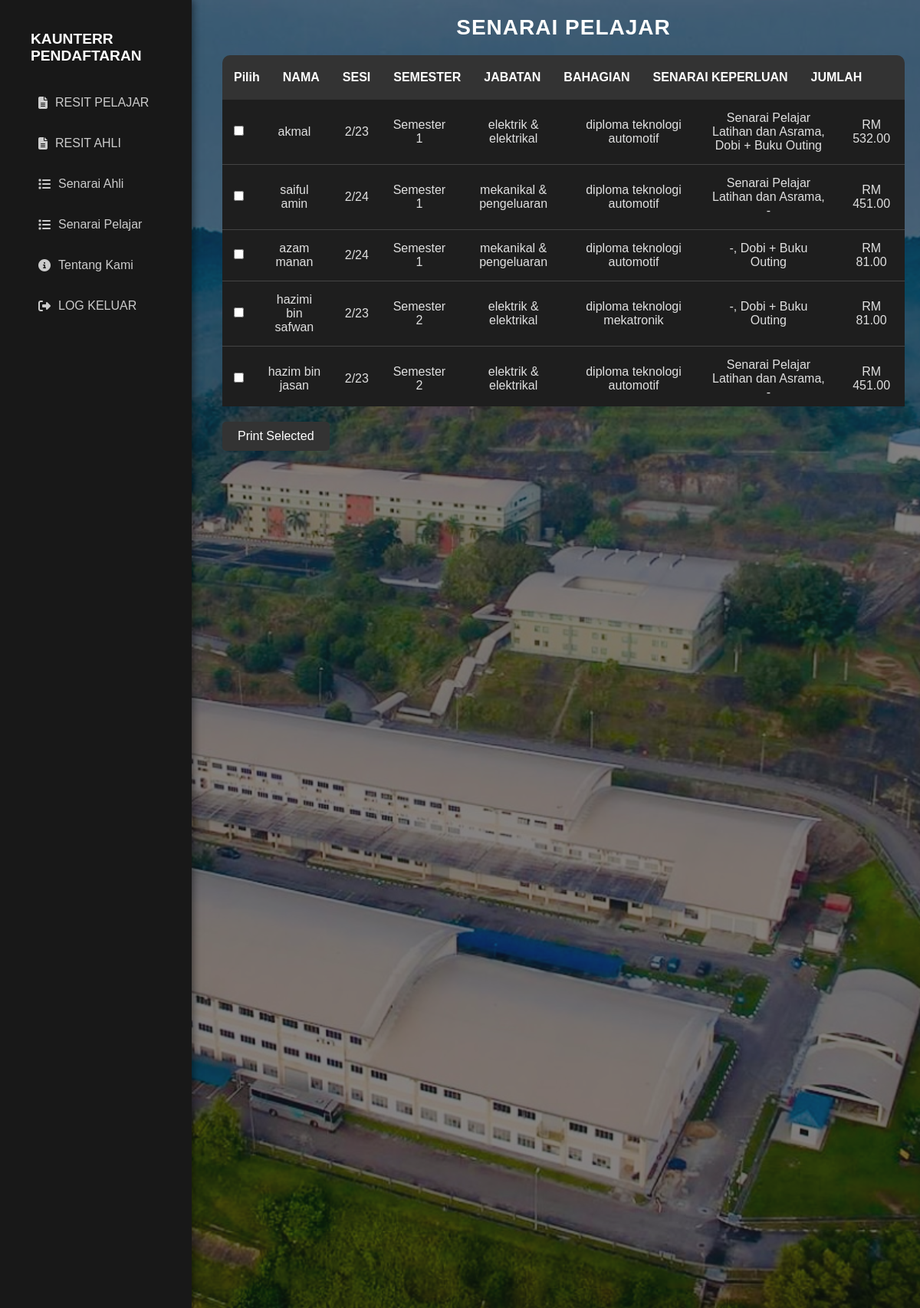
The page /paparresit.php on the database its author committed.
### tables this page shows
CREATE TABLE `resit` (
  `id` int NOT NULL,
  `jabatan` varchar(255) NOT NULL,
  `bahagian` varchar(255) NOT NULL,
  `name` varchar(255) NOT NULL,
  `ndp` varchar(255) NOT NULL,
  `sesi` varchar(255) NOT NULL,
  `semester` varchar(255) NOT NULL,
  `ksk1` varchar(255) NOT NULL,
  `ksk2` varchar(255) NOT NULL,
  `total1` varchar(255) NOT NULL,
  `total2` varchar(255) NOT NULL,
  `total` varchar(255) NOT NULL
);

### paparresit.php (the view, shortened to what this page needs)
<!DOCTYPE html>
<html lang="en">
<head>
    <link rel="stylesheet" href="https://cdnjs.cloudflare.com/ajax/libs/font-awesome/6.2.1/css/all.min.css">
    <link rel="stylesheet" href="https://cdn.datatables.net/2.1.8/css/dataTables.dataTables.min.css">
    <link href='https://unpkg.com/boxicons@2.1.1/css/boxicons.min.css' rel='stylesheet'>
</head>
<body>
    <?php include('sidebar.php') ?>
    <main class="main">
        <section>
            <h1>SENARAI PELAJAR</h1>
            <div class="tbl-header">
                <table cellpadding="0" cellspacing="0" border="0">
                    <thead>
                        <tr>
                            <th>Pilih</th>
                            <th>NAMA</th>
                            <th>SESI</th>
                            <th>SEMESTER</th>
                            <th>JABATAN</th>
                            <th>BAHAGIAN</th>
                            <th>SENARAI KEPERLUAN</th>
                            <th>JUMLAH</th>
                        </tr>
                    </thead>
                </table>
            </div>
            <form action="print_selected.php" method="POST">
                <div class="tbl-content">
                    <table cellpadding="0" cellspacing="0" border="0">
                        <tbody>
                            <?php
                            @include 'config.php';
                            $query = "SELECT * FROM `resit`";
                            $result = mysqli_query($conn, $query);
                            if ($result && mysqli_num_rows($result) > 0) {
                                while ($row = mysqli_fetch_assoc($result)) {
                                    ?>
                                    <tr>
                                        <td><input type="checkbox" name="selected_ndp[]" value="<?php echo htmlspecialchars($row['ndp']); ?>"></td>
                                        <td><?php echo htmlspecialchars($row['name']); ?></td>
                                        <td><?php echo htmlspecialchars($row['sesi']); ?></td>
                                        <td><?php echo htmlspecialchars($row['semester']); ?></td>
                                        <td><?php echo htmlspecialchars($row['jabatan']); ?></td>
                                        <td><?php echo htmlspecialchars($row['bahagian']); ?></td>
                                        <td><?php echo htmlspecialchars($row['ksk1']); ?>, <?php echo htmlspecialchars($row['ksk2']); ?></td>
                                        <td><?php echo htmlspecialchars($row['total']); ?></td>
                                    </tr>
                                    <?php
                                }
                            }
                            ?>
                        </tbody>
                    </table>
                </div>
                <button type="submit" class="print-button">Print Selected</button>
            </form>
        </section>
    </main>
    <div class="background-image">
        <img src="img/mlk.jpg" alt="background image" class="home-img">
    </div>
</body>
</html>

### sidebar.php (shortened to what this page needs)
<!DOCTYPE html>
<html lang="en">
  <head>
    <link rel="stylesheet" href="https://cdnjs.cloudflare.com/ajax/libs/font-awesome/6.2.1/css/all.min.css" />
  </head>
  <body>
    <nav class="sidebar">
      <div class="menu-content">
        <div class="menu-title">KAUNTERR PENDAFTARAN</div>
        <ul class="menu-items">
          <li class="item">
            <a href="resit.php"><i class="fas fa-file-alt"></i> RESIT PELAJAR</a>
          </li>
          <li class="item">
            <a href="resit_ahli.php"><i class="fas fa-file-alt"></i> RESIT AHLI</a>
          </li>
          <li class="item">
            <a href="paparresit.php"><i class="fas fa-list"></i> Senarai Ahli</a>
          </li>
          <li class="item">
            <a href="paparresit.php"><i class="fas fa-list"></i> Senarai Pelajar</a>
          </li>
          <li class="item">
            <a href="tentangkami.php"><i class="fas fa-info-circle"></i> Tentang Kami</a>
          </li>
          <li class="item">
            <a href="index.php"><i class="fas fa-sign-out-alt"></i> LOG KELUAR</a>
          </li>
        </ul>
      </div>
    </nav>
  </body>
</html>

### paparresit.php (style rules this page uses)
* { margin: 0; padding: 0; box-sizing: border-box; }
body { font-family: 'Poppins', sans-serif; background-color: #121212; color: #e0e0e0; }
.sidebar { width: 250px; background-color: #1e1e1e; height: 100%; position: fixed; top: 0; left: 0; padding: 20px; color: #e0e0e0; }
main.main { margin-left: 270px; padding: 20px; }
h1 { text-align: center; font-size: 28px; color: #ffffff; margin-bottom: 20px; text-transform: uppercase; letter-spacing: 1px; }
.tbl-header { background-color: #333333; padding: 10px 0; border-radius: 10px 10px 0 0; text-align: center; }
.tbl-header th { color: #ffffff; font-weight: bold; padding: 10px 15px; }
.tbl-content { height: 400px; overflow-y: auto; margin-bottom: 20px; }
.tbl-content table { width: 100%; border-collapse: collapse; background-color: #1e1e1e; box-shadow: 0 4px 8px rgba(0, 0, 0, 0.2); border-radius: 0 0 10px 10px; }
.tbl-content table tbody tr { border-bottom: 1px solid #444; transition: background-color 0.3s ease; }
.tbl-content table td { padding: 15px; text-align: center; font-size: 16px; color: #e0e0e0; }
.background-image { position: fixed; top: 0; left: 0; width: 100%; height: 100%; z-index: -1; opacity: 0.5; }
.background-image img { width: 100%; height: 100%; object-fit: cover; }
.print-button { background-color: #333333; color: #ffffff; padding: 10px 20px; border: none; border-radius: 5px; cursor: pointer; font-size: 16px; }

### sidebar.php (style rules this page uses)
body { margin: 0; padding: 0; font-family: Arial, sans-serif; }
.sidebar { position: fixed; width: 250px; height: 100%; background-color: #181818; color: #fff; transition: width 0.4s ease; }
.menu-content { padding: 20px; display: flex; flex-direction: column; }
.menu-title { font-size: 1.2rem; font-weight: bold; color: #fff; margin-bottom: 1rem; }
.menu-items { list-style-type: none; padding: 0; }
.menu-items .item { margin: 15px 0; }
.menu-items .item a { text-decoration: none; color: #ccc; font-size: 1rem; display: flex; align-items: center; padding: 10px; border-radius: 5px; transition: background-color 0.3s ease, color 0.3s ease; }
.menu-items .item a i { margin-right: 10px; }
.sidebar { box-shadow: 2px 0 10px rgba(0, 0, 0, 0.5); }
.sidebar { animation: slideIn 0.5s forwards; }

### rows shown on the page
resit: name "akmal", sesi "2/23", semester "Semester 1", jabatan "elektrik & elektrikal", bahagian "diploma teknologi automotif", ksk1 "Senarai Pelajar Latihan dan Asrama", ksk2 "Dobi + Buku Outing", total "RM 532.00"
resit: name "saiful amin", sesi "2/24", semester "Semester 1", jabatan "mekanikal & pengeluaran", bahagian "diploma teknologi automotif", ksk1 "Senarai Pelajar Latihan dan Asrama", ksk2 "-", total "RM 451.00"
resit: name "azam manan", sesi "2/24", semester "Semester 1", jabatan "mekanikal & pengeluaran", bahagian "diploma teknologi automotif", ksk1 "-", ksk2 "Dobi + Buku Outing", total "RM 81.00"
resit: name "hazimi bin safwan", sesi "2/23", semester "Semester 2", jabatan "elektrik & elektrikal", bahagian "diploma teknologi mekatronik", ksk1 "-", ksk2 "Dobi + Buku Outing", total "RM 81.00"
resit: name "hazim bin jasan", sesi "2/23", semester "Semester 2", jabatan "elektrik & elektrikal", bahagian "diploma teknologi automotif", ksk1 "Senarai Pelajar Latihan dan Asrama", ksk2 "-", total "RM 451.00"
